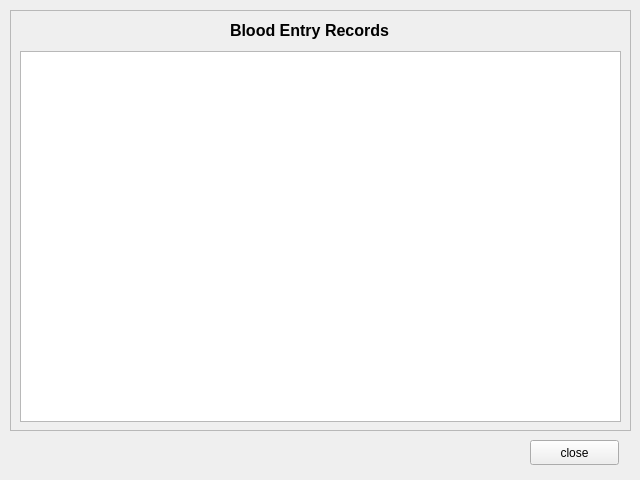
<?xml version="1.0" encoding="UTF-8"?>
<ui version="4.0">
 <class>bloodentryList</class>
 <widget class="QWidget" name="bloodentryList">
  <property name="geometry">
   <rect>
    <x>0</x>
    <y>0</y>
    <width>640</width>
    <height>480</height>
   </rect>
  </property>
  <property name="windowTitle">
   <string>Records</string>
  </property>
  <widget class="QFrame" name="frame">
   <property name="geometry">
    <rect>
     <x>10</x>
     <y>10</y>
     <width>621</width>
     <height>421</height>
    </rect>
   </property>
   <property name="frameShape">
    <enum>QFrame::StyledPanel</enum>
   </property>
   <property name="frameShadow">
    <enum>QFrame::Raised</enum>
   </property>
   <widget class="QLabel" name="billingLabel">
    <property name="geometry">
     <rect>
      <x>220</x>
      <y>0</y>
      <width>221</width>
      <height>41</height>
     </rect>
    </property>
    <property name="styleSheet">
     <string notr="true">font-size:12pt;
font-weight: bold;</string>
    </property>
    <property name="text">
     <string>Blood Entry Records</string>
    </property>
   </widget>
   <widget class="QTableWidget" name="tableWidget">
    <property name="geometry">
     <rect>
      <x>10</x>
      <y>41</y>
      <width>601</width>
      <height>371</height>
     </rect>
    </property>
   </widget>
  </widget>
  <widget class="QPushButton" name="closebutton">
   <property name="geometry">
    <rect>
     <x>530</x>
     <y>440</y>
     <width>89</width>
     <height>25</height>
    </rect>
   </property>
   <property name="text">
    <string>close</string>
   </property>
  </widget>
 </widget>
 <resources/>
 <connections/>
</ui>
